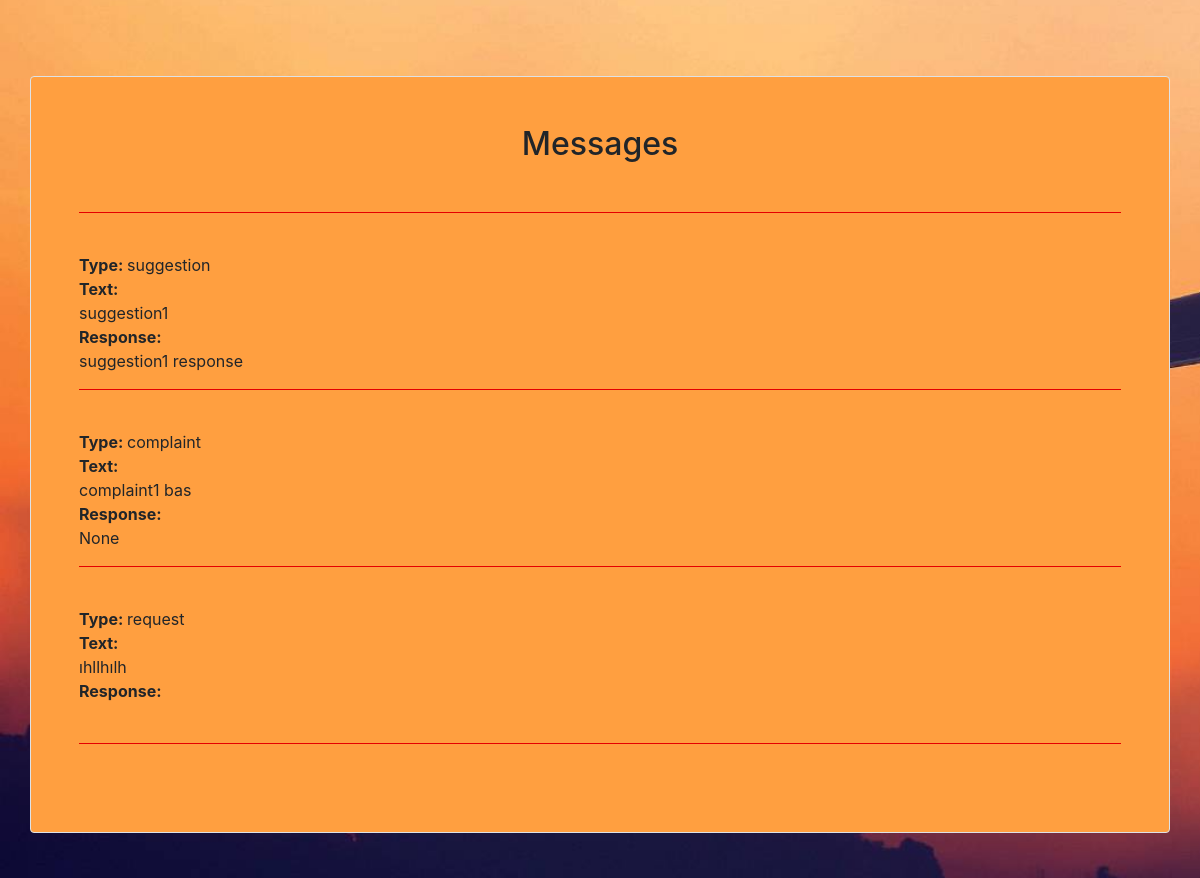
/FeedbackPage/ (signed in, middle part), run on an earlier commit of the app's database.
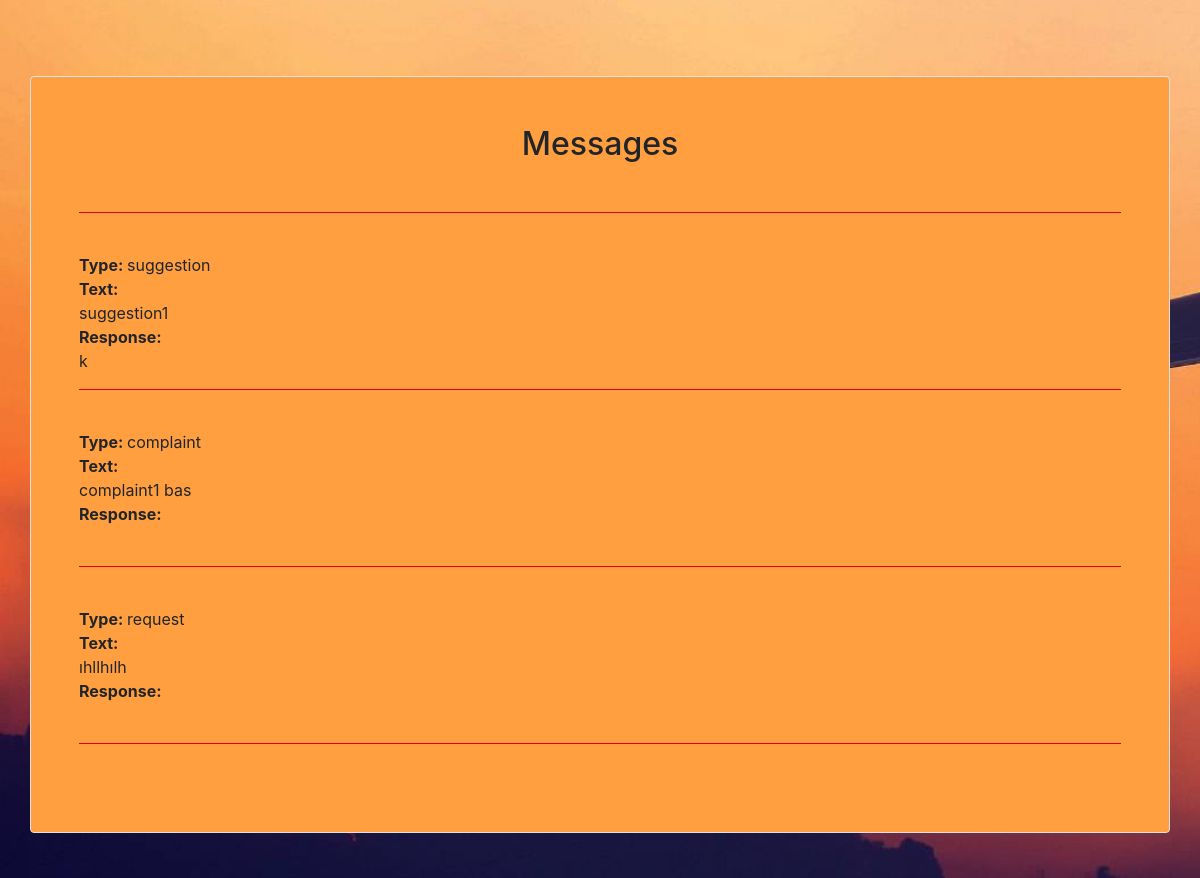
And on a later commit of the database.
### home/models.py (models this page shows, shortened)
class Feedback(models.Model):
    TYPE = (
        ('request','request'),
        ('suggestion','suggestion'),
        ('complaint','complaint')
    )
    ISOK =(
        ('YES','YES'),
        ('NO','NO')
    )
    type= models.CharField(max_length=255,null=True,choices=TYPE)
    text= models.TextField(max_length=1000, null=True)
    registereduser =models.ForeignKey(RegisteredUser,null=True,on_delete= models.CASCADE)
    adminresponse=models.TextField(max_length=1000,null=True,blank=True)
    is_ok = models.CharField(default='NO', max_length=10, null=True , choices=ISOK)

### home/views.py (the view, shortened to what this page needs)
# urls.py: path('FeedbackPage/', views.FeedbackPage, name="FeedbackPage"),
@login_required
def FeedbackPage(request):
    ruser = request.user.registereduser
    feedbackresponse = Feedback.objects.filter(registereduser=ruser)
    form = ContactForm()
    context = {'form': form, 'ruser': ruser, 'feedbackresponse': feedbackresponse}
    return render(request, 'home/Feedback.html', context)

### home/templates/home/Feedback.html (shortened to what this page needs)
{% extends 'home/main.html' %}
{% load static %}
{% block content %}
<head>
    <link rel="stylesheet" type="text/css" href="{% static 'css/footer.css' %}">
    <link rel="stylesheet" type="text/css" href="{% static 'css/background.css' %}">
    <link rel="stylesheet" href="https://cdnjs.cloudflare.com/ajax/libs/font-awesome/4.7.0/css/font-awesome.min.css">
    <link rel="stylesheet" href="https://stackpath.bootstrapcdn.com/bootstrap/4.1.1/css/bootstrap.min.css">
    <link rel="stylesheet" href="https://stackpath.bootstrapcdn.com/bootstrap/4.1.1/js/bootstrap.bundle.min.js">
</head>
<body class="first-info" >
        <br>
        <div class="container border p-5 my-5 rounded" style="background-color:#ff9f40">
        <center><h2>Messages</h2></center>
            <br><hr color="#ff0000"><br>
        {% for i in feedbackresponse %}
            <b>Type: </b>{{ i.type }}
            <br>
            <b>Text:</b><br>{{ i.text }}
            <br>
        <b>Response:</b><br>
            {{ i.adminresponse }}
            <br><hr color="#ff0000"><br>
        {% endfor %}
        </div>
</body>
{% endblock %}

What changed in the data, as far as the page shows it:
changed Feedback "suggestion": adminresponse "suggestion1 response" → "k"
changed Feedback "complaint": adminresponse "None" → (not shown)
